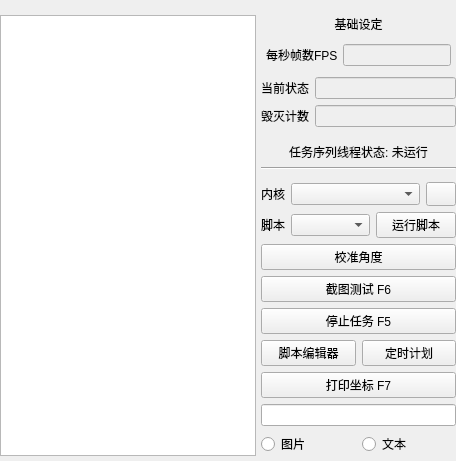
         <widget class="QWidget" name="Tab1">
          <attribute name="title">
           <string>一键长草</string>
          </attribute>
          <layout class="QVBoxLayout" name="verticalLayout_4">
           <property name="spacing">
            <number>5</number>
           </property>
           <property name="leftMargin">
            <number>0</number>
           </property>
           <property name="topMargin">
            <number>10</number>
           </property>
           <property name="rightMargin">
            <number>0</number>
           </property>
           <property name="bottomMargin">
            <number>0</number>
           </property>
           <item>
            <layout class="QHBoxLayout" name="Lay_Tab1" stretch="5,0">
             <property name="sizeConstraint">
              <enum>QLayout::SetDefaultConstraint</enum>
             </property>
             <property name="leftMargin">
              <number>0</number>
             </property>
             <property name="topMargin">
              <number>0</number>
             </property>
             <property name="rightMargin">
              <number>0</number>
             </property>
             <property name="bottomMargin">
              <number>0</number>
             </property>
             <item>
              <layout class="QVBoxLayout" name="Lay_Tab1_Left">
               <property name="spacing">
                <number>0</number>
               </property>
               <property name="sizeConstraint">
                <enum>QLayout::SetMaximumSize</enum>
               </property>
               <property name="leftMargin">
                <number>0</number>
               </property>
               <property name="topMargin">
                <number>5</number>
               </property>
               <property name="rightMargin">
                <number>0</number>
               </property>
               <property name="bottomMargin">
                <number>5</number>
               </property>
               <item>
                <widget class="QTextBrowser" name="TextBrowser">
                 <property name="minimumSize">
                  <size>
                   <width>0</width>
                   <height>0</height>
                  </size>
                 </property>
                 <property name="maximumSize">
                  <size>
                   <width>2000</width>
                   <height>2000</height>
                  </size>
                 </property>
                 <property name="autoFillBackground">
                  <bool>false</bool>
                 </property>
                 <property name="openExternalLinks">
                  <bool>true</bool>
                 </property>
                </widget>
               </item>
              </layout>
             </item>
             <item>
              <layout class="QVBoxLayout" name="Lay_Tab1_Right">
               <property name="spacing">
                <number>6</number>
               </property>
               <property name="leftMargin">
                <number>0</number>
               </property>
               <property name="topMargin">
                <number>5</number>
               </property>
               <property name="rightMargin">
                <number>0</number>
               </property>
               <property name="bottomMargin">
                <number>5</number>
               </property>
               <item>
                <widget class="QLabel" name="Label_BaseConfig">
                 <property name="text">
                  <string>基础设定</string>
                 </property>
                 <property name="alignment">
                  <set>Qt::AlignCenter</set>
                 </property>
                </widget>
               </item>
               <item>
                <layout class="QHBoxLayout" name="Lay_BaseConfig1" stretch="1">
                 <property name="leftMargin">
                  <number>0</number>
                 </property>
                 <property name="topMargin">
                  <number>0</number>
                 </property>
                 <property name="rightMargin">
                  <number>0</number>
                 </property>
                 <property name="bottomMargin">
                  <number>0</number>
                 </property>
                 <item>
                  <layout class="QHBoxLayout" name="horizontalLayout_6">
                   <property name="spacing">
                    <number>5</number>
                   </property>
                   <property name="sizeConstraint">
                    <enum>QLayout::SetDefaultConstraint</enum>
                   </property>
                   <property name="leftMargin">
                    <number>5</number>
                   </property>
                   <property name="topMargin">
                    <number>5</number>
                   </property>
                   <property name="rightMargin">
                    <number>5</number>
                   </property>
                   <property name="bottomMargin">
                    <number>5</number>
                   </property>
                   <item>
                    <widget class="QLabel" name="FPS_Text">
                     <property name="sizePolicy">
                      <sizepolicy hsizetype="Fixed" vsizetype="Fixed">
                       <horstretch>0</horstretch>
                       <verstretch>0</verstretch>
                      </sizepolicy>
                     </property>
                     <property name="minimumSize">
                      <size>
                       <width>60</width>
                       <height>0</height>
                      </size>
                     </property>
                     <property name="maximumSize">
                      <size>
                       <width>16777215</width>
                       <height>16777215</height>
                      </size>
                     </property>
                     <property name="text">
                      <string>每秒帧数FPS</string>
                     </property>
                    </widget>
                   </item>
                   <item>
                    <widget class="QLineEdit" name="FPS_Input">
                     <property name="enabled">
                      <bool>false</bool>
                     </property>
                     <property name="sizePolicy">
                      <sizepolicy hsizetype="Expanding" vsizetype="Fixed">
                       <horstretch>0</horstretch>
                       <verstretch>0</verstretch>
                      </sizepolicy>
                     </property>
                     <property name="minimumSize">
                      <size>
                       <width>0</width>
                       <height>0</height>
                      </size>
                     </property>
                     <property name="maximumSize">
                      <size>
                       <width>200</width>
                       <height>16777215</height>
                      </size>
                     </property>
                     <property name="tabletTracking">
                      <bool>false</bool>
                     </property>
                     <property name="toolTip">
                      <string>请使用下方拖动功能, 获取该参数</string>
                     </property>
                     <property name="autoFillBackground">
                      <bool>false</bool>
                     </property>
                     <property name="text">
                      <string />
                     </property>
                    </widget>
                   </item>
                  </layout>
                 </item>
                </layout>
               </item>
               <item>
                <layout class="QHBoxLayout" name="Lay_BaseConfig2">
                 <property name="leftMargin">
                  <number>0</number>
                 </property>
                 <property name="topMargin">
                  <number>0</number>
                 </property>
                 <property name="rightMargin">
                  <number>0</number>
                 </property>
                 <property name="bottomMargin">
                  <number>0</number>
                 </property>
                </layout>
               </item>
               <item>
                <layout class="QHBoxLayout" name="horizontalLayout_23">
                 <item>
                  <widget class="QLabel" name="state_label">
                   <property name="text">
                    <string>当前状态</string>
                   </property>
                  </widget>
                 </item>
                 <item>
                  <widget class="QLineEdit" name="state_text">
                   <property name="enabled">
                    <bool>false</bool>
                   </property>
                  </widget>
                 </item>
                </layout>
               </item>
               <item>
                <layout class="QHBoxLayout" name="horizontalLayout_29">
                 <item>
                  <widget class="QLabel" name="label_26">
                   <property name="text">
                    <string>毁灭计数</string>
                   </property>
                  </widget>
                 </item>
                 <item>
                  <widget class="QLineEdit" name="kill_num_text">
                   <property name="enabled">
                    <bool>false</bool>
                   </property>
                  </widget>
                 </item>
                </layout>
               </item>
               <item>
                <layout class="QHBoxLayout" name="Lay_BaseConfig3">
                 <property name="leftMargin">
                  <number>0</number>
                 </property>
                 <property name="topMargin">
                  <number>0</number>
                 </property>
                 <property name="rightMargin">
                  <number>0</number>
                 </property>
                 <property name="bottomMargin">
                  <number>0</number>
                 </property>
                </layout>
               </item>
               <item>
                <layout class="QVBoxLayout" name="verticalLayout_3">
                 <property name="spacing">
                  <number>5</number>
                 </property>
                 <property name="leftMargin">
                  <number>5</number>
                 </property>
                 <property name="topMargin">
                  <number>5</number>
                 </property>
                 <property name="rightMargin">
                  <number>5</number>
                 </property>
                 <property name="bottomMargin">
                  <number>5</number>
                 </property>
                </layout>
               </item>
               <item>
                <widget class="QLabel" name="Label_RunningState">
                 <property name="text">
                  <string>任务序列线程状态: 未运行</string>
                 </property>
                 <property name="alignment">
                  <set>Qt::AlignCenter</set>
                 </property>
                </widget>
               </item>
               <item>
                <widget class="Line" name="line_99">
                 <property name="orientation">
                  <enum>Qt::Horizontal</enum>
                 </property>
                </widget>
               </item>
               <item>
                <widget class="QWidget" name="kernel_buttons">
                 <layout class="QVBoxLayout" name="kernel_button_layout">
                  <property name="leftMargin">
                   <number>0</number>
                  </property>
                  <property name="topMargin">
                   <number>0</number>
                  </property>
                  <property name="rightMargin">
                   <number>0</number>
                  </property>
                  <property name="bottomMargin">
                   <number>0</number>
                  </property>
                 </layout>
                </widget>
               </item>
               <item>
                <layout class="QHBoxLayout" name="engine_layout" stretch="0,1,0">
                 <item>
                  <widget class="QLabel" name="engine_label">
                   <property name="text">
                    <string>内核</string>
                   </property>
                  </widget>
                 </item>
                 <item>
                  <widget class="QComboBox" name="engine_combo">
                   <property name="sizePolicy">
                    <sizepolicy hsizetype="Ignored" vsizetype="Fixed">
                     <horstretch>0</horstretch>
                     <verstretch>0</verstretch>
                    </sizepolicy>
                   </property>
                   <property name="toolTip">
                    <string>选择脚本使用的运行内核</string>
                   </property>
                  </widget>
                 </item>
                 <item>
                  <widget class="QToolButton" name="engine_settings_btn">
                   <property name="toolTip">
                    <string>配置当前内核</string>
                   </property>
                   <property name="minimumSize">
                    <size>
                     <width>30</width>
                     <height>24</height>
                    </size>
                   </property>
                   <property name="maximumSize">
                    <size>
                     <width>30</width>
                     <height>16777215</height>
                    </size>
                   </property>
                  </widget>
                 </item>
                </layout>
               </item>
               <item>
                <layout class="QHBoxLayout" name="script_layout" stretch="0,1,0">
                 <item>
                  <widget class="QLabel" name="script_label">
                   <property name="text">
                    <string>脚本</string>
                   </property>
                  </widget>
                 </item>
                 <item>
                  <widget class="QComboBox" name="script_combo">
                   <property name="sizePolicy">
                    <sizepolicy hsizetype="Ignored" vsizetype="Fixed">
                     <horstretch>0</horstretch>
                     <verstretch>0</verstretch>
                    </sizepolicy>
                   </property>
                   <property name="toolTip">
                    <string>选择 actions 文件夹中的 JSON 动作脚本</string>
                   </property>
                  </widget>
                 </item>
                 <item>
                  <widget class="QPushButton" name="run_script_btn">
                   <property name="text">
                    <string>运行脚本</string>
                   </property>
                  </widget>
                 </item>
                </layout>
               </item>
               <item>
                <widget class="QPushButton" name="calibrate_btn">
                 <property name="text">
                  <string>校准角度</string>
                 </property>
                </widget>
               </item>
               <item>
                <widget class="QPushButton" name="test_btn">
                 <property name="text">
                  <string>截图测试 F6</string>
                 </property>
                </widget>
               </item>
               <item>
                <widget class="QPushButton" name="stop_btn">
                 <property name="text">
                  <string>停止任务 F5</string>
                 </property>
                </widget>
               </item>
               <item>
                <layout class="QHBoxLayout" name="script_tools_row">
                 <item>
                  <widget class="QPushButton" name="script_editor_btn">
                   <property name="sizePolicy"><sizepolicy hsizetype="Ignored" vsizetype="Fixed"><horstretch>0</horstretch><verstretch>0</verstretch></sizepolicy></property>
                   <property name="text"><string>脚本编辑器</string></property>
                  </widget>
                 </item>
                 <item>
                  <widget class="QPushButton" name="schedule_btn">
                   <property name="sizePolicy"><sizepolicy hsizetype="Ignored" vsizetype="Fixed"><horstretch>0</horstretch><verstretch>0</verstretch></sizepolicy></property>
                   <property name="text"><string>定时计划</string></property>
                  </widget>
                 </item>
                </layout>
               </item>
               <item>
                <widget class="QPushButton" name="print_btn">
                 <property name="text">
                  <string>打印坐标 F7</string>
                 </property>
                </widget>
               </item>
               <item>
                <widget class="QLineEdit" name="PrintEdit" />
               </item>
               <item>
                <layout class="QHBoxLayout" name="horizontalLayout_15">
                 <item>
                  <widget class="QRadioButton" name="PrintPhoto">
                   <property name="text">
                    <string>图片</string>
                   </property>
                  </widget>
                 </item>
                 <item>
                  <widget class="QRadioButton" name="PrintText">
                   <property name="text">
                    <string>文本</string>
                   </property>
                  </widget>
                 </item>
                </layout>
               </item>
               <item>
                <spacer name="verticalSpacer">
                 <property name="orientation">
                  <enum>Qt::Vertical</enum>
                 </property>
                 <property name="sizeType">
                  <enum>QSizePolicy::Expanding</enum>
                 </property>
                 <property name="sizeHint" stdset="0">
                  <size>
                   <width>20</width>
                   <height>0</height>
                  </size>
                 </property>
                </spacer>
               </item>
              </layout>
             </item>
            </layout>
           </item>
          </layout>
         </widget>
